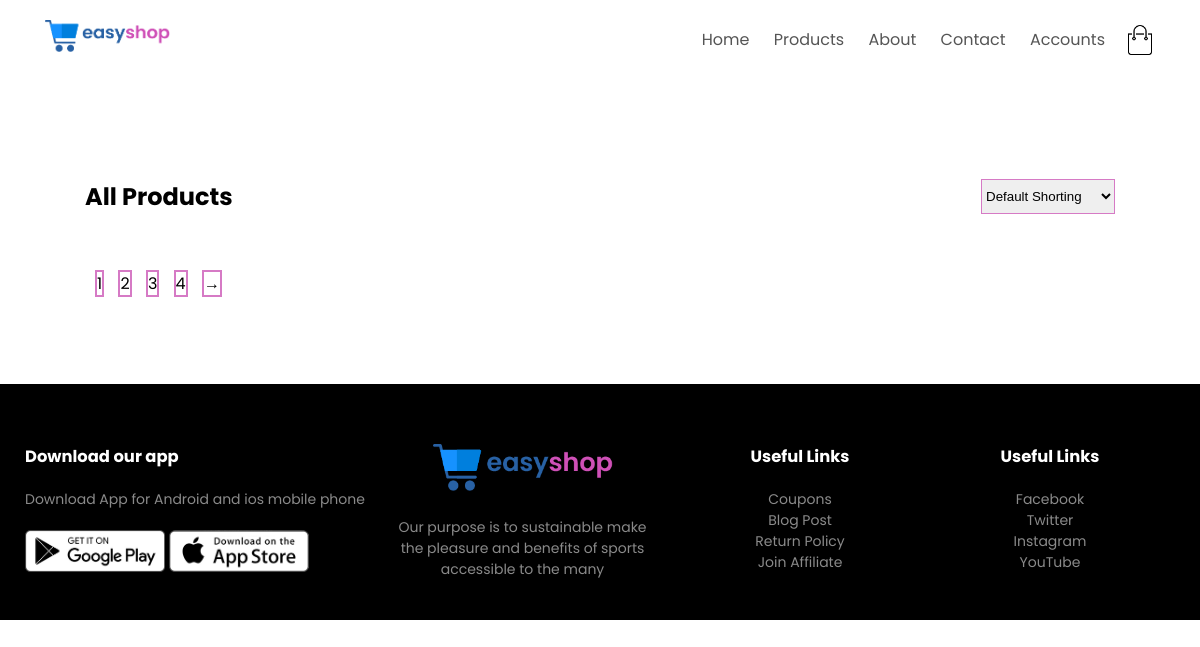
The page /products.php on the database as committed earlier.
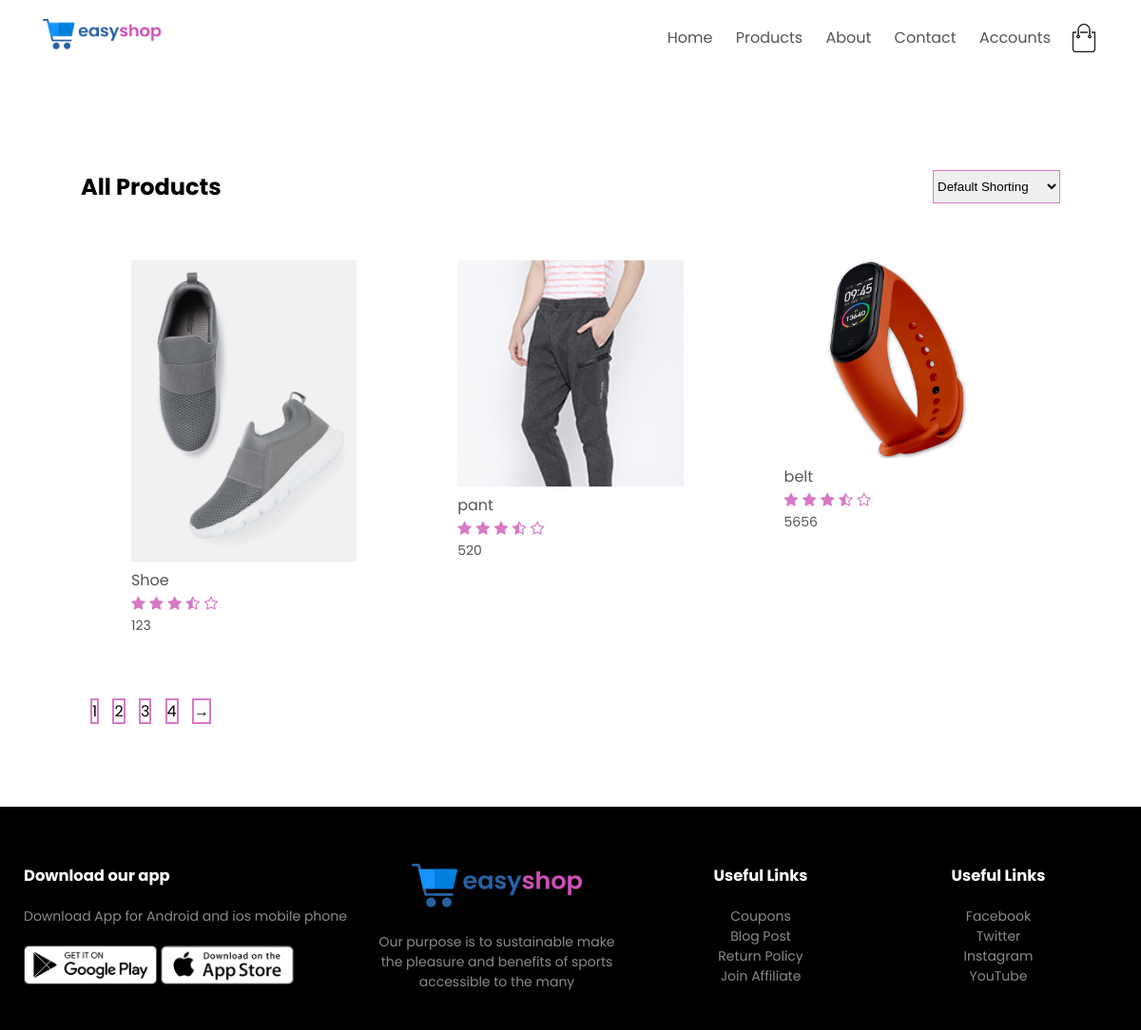
The same page on the database as committed later.
### tables this page shows
CREATE TABLE `products` (
  `id` int(11) NOT NULL,
  `product_name` varchar(255) NOT NULL,
  `product_description` text NOT NULL,
  `price` int(11) NOT NULL,
  `image` varchar(255) DEFAULT NULL
);

### products.php (the view, shortened to what this page needs)
<!DOCTYPE html>
<html lang="en">
<head>
	<link rel="stylesheet" href="style.css">
	<link rel="stylesheet" href="https://stackpath.bootstrapcdn.com/font-awesome/4.7.0/css/font-awesome.min.css">
</head>
<body>
		<div class="container">
			<div class="navbar">
					<div class="logo">
						<img src="images/Group 2.png" width="125px">
					</div>
					<nav>
						<ul id="MenuItems">
                        <?php include 'menu.php' ?>
						</ul>
					</nav>
					<img src="images/cart.png" width="30px" height="30px">
			</div>
		</div>
	<div class="small-container">
        <div class="row row-2">
            <h2> All Products </h2>
             <select>
                <option> Default Shorting</option>
            </select>
        </div>
        <div class="row">
	<?php
include 'config.php';
$query = "SELECT * FROM products;";
$result = mysqli_query($con,$query);
if(mysqli_num_rows($result) > 0) {
 while( $row = mysqli_fetch_array($result)){
 echo   '
    <div class="col-4">
      <a href = "productDetails.php?id='.$row['id'].'">  <img src="admin/uploads/'.$row['image'].'" alt=""> </a>
	  <a href = "productDetails.php?id='.$row['id'].'"><h4>'.$row['product_name'].'</h4> </a>
       <div class="rating">
        <i class="fa fa-star" ></i>
           <i class="fa fa-star" ></i>
           <i class="fa fa-star" ></i>
           <i class="fa fa-star-half-o" ></i>
           <i class="fa fa-star-o" ></i>
   </div>
       <p>'.$row['price'].'</p>
   </div>
   ';
 }
}
    ?>
     </div>
            <div class="page-btn">
                <span>1</span>
                <span>2</span>
                <span>3</span>
                <span>4</span>
                <span>&#8594;</span>
            </div>
    </div>
<div class="footer">
	<div class="container">
		<div class="row">
			<div class="footer-col-1">
				<h3>Download our app</h3>
				<p>Download App for Android and ios mobile phone</p>
				<div class="app-logo">
					<img src="images/play-store.png" >
					<img src="images/app-store.png" >
				</div>
			</div>
			<div class="footer-col-2">
				<img src="images/Group 2.png" >
				<p>Our purpose is to sustainable make <br> the pleasure and benefits of sports <br> accessible to the many</p>
			</div>
			<div class="footer-col-3">
				<h3>Useful Links</h3>
				<ul>
					<li>Coupons</li>
					<li>Blog Post</li>
					<li>Return Policy </li>
					<li>Join Affiliate </li>
				</ul>
			</div>
			<div class="footer-col-4">
				<h3>Useful Links</h3>
				<ul>
					<li>Facebook</li>
					<li>Twitter</li>
					<li>Instagram </li>
					<li>YouTube </li>
				</ul>
			</div>
		</div>
	</div>
</div>
</body>
</html>

### menu.php (shortened to what this page needs)
                 <li><a href="index.php">Home</a></li>
<li><a href="products.php">Products</a></li>
<li><a href="">About</a></li>
<li><a href="">Contact</a></li>
                     <?php session_start();
 if(isset($_SESSION['name'])) { ?>
     <li class="nav-item dropdown">
       <a class="nav-link dropdown-toggle" href="#" id="navbarDropdownMenuLink" role="button" data-toggle="dropdown" aria-haspopup="true" aria-expanded="false"><?php echo $_SESSION['name'];?></a>
       <!-- <div class="dropdown-menu" aria-labelledby="navbarDropdownMenuLink">
       <a class="dropdown-item" href="logout.php">Logout</a>
       </div> -->
     </li>
         <?php } else{ ?>
             <li><a href="account.php">Accounts</a></li>
 <?php } ?>

### style.css (style rules this page uses)
* { margin: 0; padding: 0; box-sizing: border-box; }
body { font-family: 'Poppins', sans-serif; }
.navbar { display: flex; align-items: center; padding: 20px; }
nav { flex: 1; text-align: right; }
nav ul { display: inline-block; list-style-type: none; }
nav ul li { display: inline-block; margin-right: 20px; }
a { text-decoration: none; color: #555; }
p { color: #555; }
.container { max-width: 1300px; align-items: center; margin: auto; padding-left: 25px; padding-right: 25px; }
.row { display: flex; flex-wrap: wrap; justify-content: space-around; }
.small-container { max-width: 1080px; margin: auto; padding-left: 25px; padding-right: 25px; }
.col-4 { flex-basis: 25%; padding: 10px; min-width: 200px; margin-bottom: 50px; transition: transform 0.5s; }
.col-4 img { width: 100%; }
h4 { color: #555; font-weight: normal; }
.col-4 p { font-size: 14px; }
.rating .fa { color: #D67AC5; }
.footer { background: #000; color: #8a8a8a; font-size: 14px; padding: 60px 0 20px; margin-top: 50px; }
.footer p { color: #8a8a8a; }
.footer h3 { color: #fff; margin-bottom: 20px; }
.footer-col-1, .footer-col-2, .footer-col-3, .footer-col-4 { min-width: 250px; margin-bottom: 20px; }
.footer-col-1 { flex-basis: 30% ; }
.footer-col-2 { flex: 1; text-align: center; }
.footer-col-2 img { width: 180px; margin-bottom: 20px ; }
.footer-col-3, .footer-col-4 { flex-basis: 12%; text-align: center; }
ul { list-style-type: none ; }
.app-logo { margin-top: 20px; }
.app-logo img { width: 140px; }
.row-2 { justify-content: space-between; margin: 100px auto 50px; }
select { border: 1px solid #D67AC5; }
.page-btn { margin: 0 auto 80px; }
.page-btn span { display: inline block; border: 2px solid #D67AC5; margin-left: 10px; width: 40px; height: 40px; text-align: center; line-height: 40px; cursor: pointer; }

Rows that differ between the two databases and show on the page:
added products: image (picture), product_name "Shoe", price "123"
added products: image (picture), product_name "pant", price "520"
added products: image (picture), product_name "belt", price "5656"
